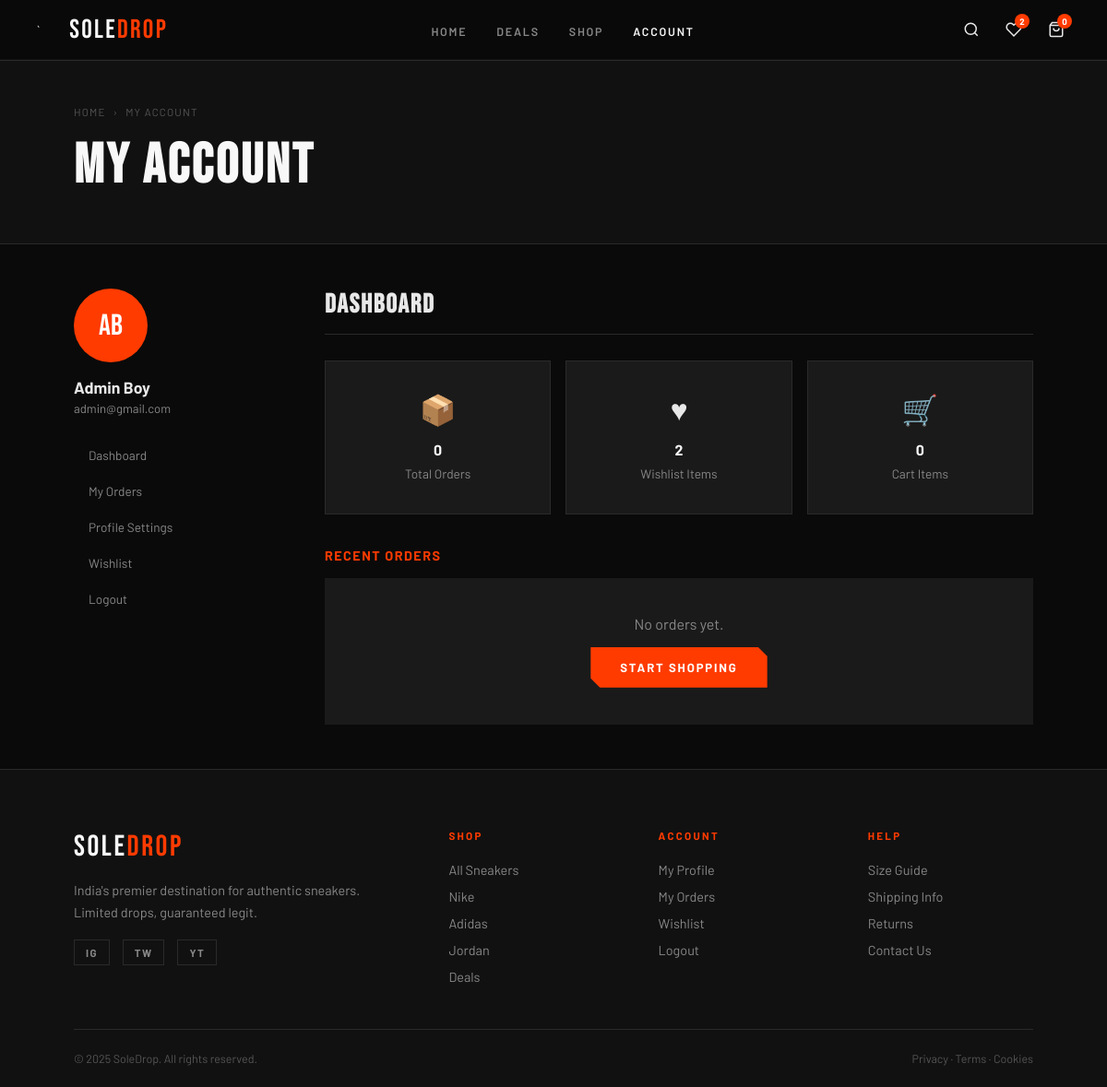
Page /profile/ (signed in) on the earlier database version.
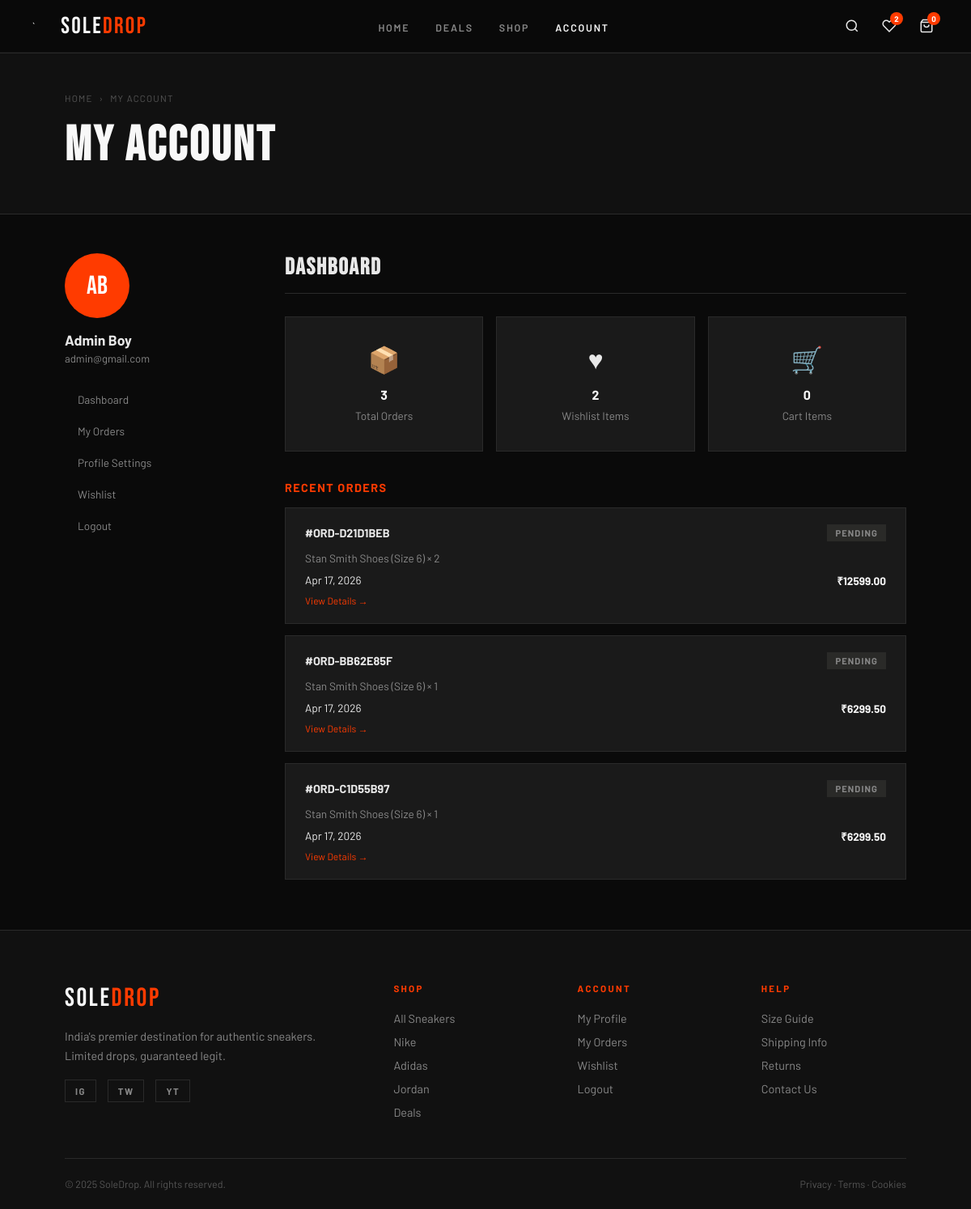
Same page on the later database version.
### orders/models.py (models this page shows, shortened)
class Order(models.Model):
    class Status(models.TextChoices):
        PENDING = 'pending','Pending'
        SHIPPED = 'shipped','Shipped'
        CANCELLED = 'cancelled','Cancelled'
        CONFIRMED = 'confirmed','Confirmed'
        DELIVERED = 'delivered','Delivered'
    class PaymentMethod(models.TextChoices):
        COD = 'COD','Cash on Delivery'
        ONLINE = 'ONLINE','Online Payment'
    id = models.UUIDField(primary_key=True,default=uuid.uuid4,editable=False)
    order_number = models.CharField(max_length=12,unique=True,editable=False,null=True)
    user = models.ForeignKey(settings.AUTH_USER_MODEL, on_delete=models.CASCADE)
    status = models.CharField(choices=Status.choices,default='pending',max_length=10)
    payment_method = models.CharField(max_length=10,choices=PaymentMethod.choices)
    total_amount = models.DecimalField(max_digits=10, decimal_places=2, default=0)
    name = models.CharField(max_length=80)
    email = models.EmailField()
    phone = models.CharField(max_length=12)
    address_line1 = models.TextField()
    address_line2 = models.TextField(blank=True)
    city = models.CharField(max_length=30)
    state = models.CharField(max_length=20)
    pincode = models.CharField(max_length=10)
    country = models.CharField(max_length=26)
    coupon_code = models.ForeignKey(Coupon,null=True,blank=True,on_delete=models.SET_NULL)
    created_at = models.DateTimeField(auto_now_add=True,db_index=True)

class OrderItem(models.Model):
    order = models.ForeignKey(Order, on_delete=models.CASCADE,related_name='items',null=True)
    variant = models.ForeignKey(Variant, on_delete=models.SET_NULL,related_name='order_items',null=True)
    quantity = models.PositiveIntegerField()
    price_at_purchase = models.DecimalField(decimal_places=2,max_digits=10)

### products/models.py (models this page shows, shortened)
class Variant(models.Model):
    product = models.ForeignKey(Product,on_delete=models.CASCADE,related_name='available_variants')
    size = models.ForeignKey(ProductSize,on_delete=models.CASCADE,related_name='variant')
    stock = models.PositiveIntegerField(default=0)
    class Meta:
        unique_together = ('product', 'size')
        ordering = ['product', 'size']

class Product(models.Model):
    def generate_slug(self):
        return f'{self.category.name.lower()}-{self.name.lower()}'.replace(' ', '-')
    BADGE_CHOICES = [
    ('',     'None'),
    ('new',  'New'),
    ('sale', 'Sale'),
    ('hot',  'Hot'),
]
    name = models.CharField(max_length=255)
    slug = AutoSlugField(populate_from=generate_slug, unique=True)
    description = models.TextField()
    category = models.ForeignKey(Category, on_delete=models.SET_NULL, related_name='products', null=True)
    image = models.ImageField(upload_to='product_images/', blank=True, null=True)
    stock = models.PositiveIntegerField(default=0)
    old_price = models.DecimalField(max_digits=10, decimal_places=2)
    new_price = models.DecimalField(max_digits=10, decimal_places=2)
    badge = models.CharField(max_length=20, choices=BADGE_CHOICES, default='',blank=True)
    created_at = models.DateTimeField(auto_now_add=True)
    updated_at = models.DateTimeField(auto_now=True)
    is_active = models.BooleanField(default=True)
    is_featured = models.BooleanField(default=False)
    class Meta:
        ordering = ['-created_at']

class ProductSize(models.Model):
    class Sizes(models.TextChoices):
        six = '6', '6'
        six_half = '6.5', '6.5'
        seven = '7', '7'
        seven_half = '7.5', '7.5'
        eight = '8', '8'
        eight_half = '8.5', '8.5'
        nine = '9', '9'
    product = models.ForeignKey(Product, on_delete=models.SET_NULL, related_name='available_sizes',null=True)
    value = models.CharField(max_length=20, choices=Sizes.choices)
    class Meta:
        ordering = ['value']
        unique_together = ('product', 'value')

### accounts/views.py (the view)
# urls.py: path('profile/', views.profile, name='profile'),
@login_required
def profile(request):
    order_count = Order.objects.filter(user=request.user).count()
    wishlist_count = request.user.wishlist.count() if request.user.is_authenticated else 0
    recent_orders = Order.objects.filter(user=request.user).order_by('-created_at')[:3]
    context = {
        'order_count': order_count,
        'wishlist_count':wishlist_count,
        'recent_orders':recent_orders
    }
    return render(request, 'profile.html',context)

### cart/models.py (called while the page is built)
    @property
    def total_price(self):
        return sum(item.total_price for item in self.items.all())

### context_processors.py (called while the page is built)
def cart_data(request):
    cart = Cart.objects.filter(user=request.user.id).first() if request.user.is_authenticated else None
    if cart:
        cart_count = cart.items.count()
        cart_items = cart.items.all()
        cart_total = cart.total_price
    else:
        cart_count = 0
        cart_items = []
        cart_total = 0
    return {
        'cart_count': cart_count,
        'cart_items':cart_items,
        'cart_total': cart_total,
    }

### templates/profile.html (shortened to what this page needs)
{% extends "base.html" %}
{% load static %}
{% block content %}
<div class="page-hero">
  <div class="breadcrumb">
    <a href="{% url 'products:home' %}">Home</a><span>›</span>
    <span>My Account</span>
  </div>
  <h1 class="page-hero-title">My Account</h1>
</div>
<div class="profile-layout">
  <aside>
    <div class="profile-avatar">{{ user.first_name.0|upper }}{{ user.last_name.0|upper }}</div>
    <p class="profile-name">{{ user.get_full_name|default:user.username }}</p>
    <p class="profile-email">{{ user.email }}</p>
    <ul class="profile-nav">
      <li><a href="{% url 'accounts:profile' %}" {% if active_tab == 'dashboard' %}class="active"{% endif %}>Dashboard</a></li>
      <li><a href="{% url 'orders:order_list' %}" {% if active_tab == 'orders' %}class="active"{% endif %}>My Orders</a></li>
      <li><a href="{% url 'accounts:profile_edit' %}" {% if active_tab == 'settings' %}class="active"{% endif %}>Profile Settings</a></li>
      <li><a href="{% url 'accounts:wishlist' %}" {% if active_tab == 'wishlist' %}class="active"{% endif %}>Wishlist</a></li>
      <li>
        <form action="{% url 'accounts:logout' %}" method="POST" style="display:inline">
          <button type="submit">Logout</button>
        </form>
      </li>
    </ul>
  </aside>
  <div>
    <div class="profile-section active">
      <h2>Dashboard</h2>
      <div style="display:grid;grid-template-columns:repeat(3,1fr);gap:16px;margin-bottom:36px">
        <div class="feature-card" style="text-align:center">
          <div class="feature-icon">📦</div>
          <h3>{{ order_count }}</h3>
          <p>Total Orders</p>
        </div>
        <div class="feature-card" style="text-align:center">
          <div class="feature-icon">♥</div>
          <h3>{{ wishlist_count }}</h3>
          <p>Wishlist Items</p>
        </div>
        <div class="feature-card" style="text-align:center">
          <div class="feature-icon">🛒</div>
          <h3>{{ cart_count }}</h3>
          <p>Cart Items</p>
        </div>
      </div>
      <h3 style="font-size:.9rem;letter-spacing:.1em;text-transform:uppercase;color:var(--accent);margin-bottom:16px">Recent Orders</h3>
      {% for order in recent_orders %}
        <div class="order-card">
          <div class="order-head">
            <span class="order-id">#{{ order.order_number }}</span>
            <span class="order-status status-{{ order.status }}">{{ order.get_status_display }}</span>
          </div>
          <p class="order-items">
            {% for item in order.items.all|slice:":2" %}
              {{ item.variant.product.name }} (Size {{ item.variant.size.value }}) × {{ item.quantity }}{% if not forloop.last %}, {% endif %}
            {% endfor %}
          </p>
          <div class="order-footer">
            <span>{{ order.created_at|date:"M j, Y" }}</span>
            <span class="order-total">₹{{ order.total_amount }}</span>
          </div>
          <a href="{% url 'orders:order_detail' order.id %}" style="font-size:.75rem;color:var(--accent);display:inline-block;margin-top:8px">View Details →</a>
        </div>
      {% empty %}
        <div style="padding:40px;text-align:center;background:var(--dark);color:var(--light)">
          <p>No orders yet.</p>
          <a href="{% url 'products:product_list' %}" class="btn-primary" style="margin-top:16px;display:inline-block">Start Shopping</a>
        </div>
      {% endfor %}
    </div>
  </div>
</div>
{% endblock %}

Differences in the rows shown:
added Order: order_number "ORD-D21D1BEB", status "PENDING", created_at "Apr 17, 2026", total_amount "12599.00"
added OrderItem: variant.product.name "Stan Smith Shoes", variant.size.value "6", quantity "2", shown under "ORD-D21D1BEB"
added Order: order_number "ORD-BB62E85F", status "PENDING", created_at "Apr 17, 2026", total_amount "6299.50"
added OrderItem: variant.product.name "Stan Smith Shoes", variant.size.value "6", quantity "1", shown under "ORD-BB62E85F"
added Order: order_number "ORD-C1D55B97", status "PENDING", created_at "Apr 17, 2026", total_amount "6299.50"
added OrderItem: variant.product.name "Stan Smith Shoes", variant.size.value "6", quantity "1", shown under "ORD-C1D55B97"
Other differences:
{{ order_count }}: "0" → "3"
text no longer shown: "No orders yet. START SHOPPING"
